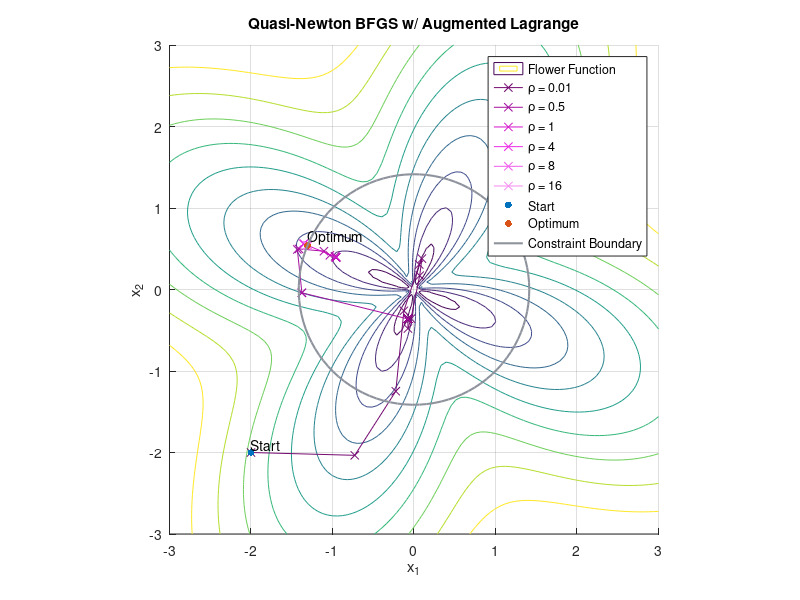

Source code (MATLAB):
clc; clear; close all;

% Objective function - Flower function
flower_func = @(x) 1 * norm(x) + 1 * sin(4 * atan2(x(2), x(1)));

% Flower function gradient
flower_grad = @(x) [(x(1) / sqrt(x(1).^2 + x(2).^2)) + (4 * cos(4 * atan2(x(2), x(1))) * (-x(2) / (x(1)^2 + x(2)^2))); (x(2) / sqrt(x(1).^2 + x(2).^2)) + (4 * cos(4 * atan2(x(2), x(1))) * (x(1) / (x(1)^2 + x(2)^2)))];

% Equality constraint (x1^2 + x2^2 = 2)
constr = @(x) x(1)^2 + x(2)^2 - 2;
constr_grad = @(x) [2*x(1); 2*x(2)];

% Params
x0 = [-2; -2];                          % Starting point
lambda = 0;                             % Initial Lagrange multiplier
rho_values = [0.01, 0.5, 1, 4, 8, 16];  % Penalty parameters
beta = 10;                              % Update factor for penalty parameter
max_iter = 100;                         % Maximum iterations
max_f_calls = 1000;                     % Maximum function calls 
tol = 1e-6;                             % Convergence tolerance
n = length(x0);
Q = eye(n);                             % Approximation of Hessian inverse

%Init
total_iter_count = 0;
total_f_calls = 0;
trajectory = x0';                       % Store trajectory
x = x0;

%% Plotting
hold on; grid on; axis equal;
xlabel('x_1'); ylabel('x_2'); title('Quasi-Newton BFGS w/ Augmented Lagrange');
% Meshgrid and contour plot
[X1, X2] = meshgrid(linspace(-3, 3, 100), linspace(-3, 3, 100));
F_X = arrayfun(@(x1, x2) flower_func([x1; x2]), X1, X2);
contour(X1, X2, F_X, 'DisplayName', 'Flower Function');
% Colors for rho values
colors = {'#750a72', '#a40f9f', '#d313cc', '#ec2ce6', '#f05bec', '#f58af1'};
color_index = 1;

%% Quasi-Newton BFGS w/ Augmented Lagrange
for rho = rho_values
    sub_trajectory = x';
    iter_count = 0;
    function_calls = 0;
    
    while iter_count < max_iter && function_calls < max_f_calls
        % Define Augmented Lagrange function and its gradient
        L = @(x) flower_func(x) + lambda * constr(x) + (rho / 2) * constr(x)^2;
        function_calls = function_calls + 1;
        total_f_calls = total_f_calls + 1;
        L_grad = @(x) flower_grad(x) + (lambda + rho * constr(x)) * constr_grad(x);
        
        g = L_grad(x);
        if norm(g) < tol
            break;
        end
        
        if iter_count == 0
            d = -g;
        else
            gamma = g - g_old;
            delta = x - x_old;
            Q = Q - (delta * gamma' * Q + Q * gamma * delta') / (delta' * gamma) + ...
                (1 + gamma' * Q * gamma / (delta' * gamma)) * (delta * delta') / (delta' * gamma);
            d = -Q * g;
        end
        
        % Line search
        alpha = fminbnd(@(a) L(x + a * d), 0, 1);
        
        % Update variables
        x_old = x;
        g_old = g;
        x = x + alpha * d;
        sub_trajectory = [sub_trajectory; x'];
        iter_count = iter_count + 1;
        total_iter_count = total_iter_count + 1;
    end
    
    trajectory = [trajectory; sub_trajectory];
    plot(sub_trajectory(:,1), sub_trajectory(:,2), '-x', 'Color', colors{color_index}, 'DisplayName', ['ρ = ' num2str(rho)]);
    color_index = mod(color_index, length(colors)) + 1;
    
    lambda = lambda + rho * constr(x);
end

%% Plotting
% Starting point
scatter(trajectory(1,1), trajectory(1,2), 25, 'bo', 'filled', 'DisplayName', 'Start');
text(trajectory(1,1), trajectory(1,2) + 0.1, 'Start');
% Solution - Optimal point
scatter(trajectory(end,1), trajectory(end,2), 25, 'ko', 'filled', 'DisplayName', 'Optimum');
text(trajectory(end,1), trajectory(end,2) + 0.1, 'Optimum');
% Constraint boundary (x1^2 + x2^2 = 2)
th = linspace(0, 2*pi, 100);
circle_x = sqrt(2) * cos(th);
circle_y = sqrt(2) * sin(th);
plot(circle_x, circle_y, '-', 'Color', '#8d929c', 'LineWidth', 1.5 ,'DisplayName', 'Constraint Boundary');
legend;

%% Printing
fprintf('Optimization completed in %d iterations and %d function calls.\n', total_iter_count, total_f_calls);
fprintf('Optimum: x = [%f, %f], f(x) = %f\n', trajectory(end,1), trajectory(end,2), flower_func(trajectory(end, :)'));